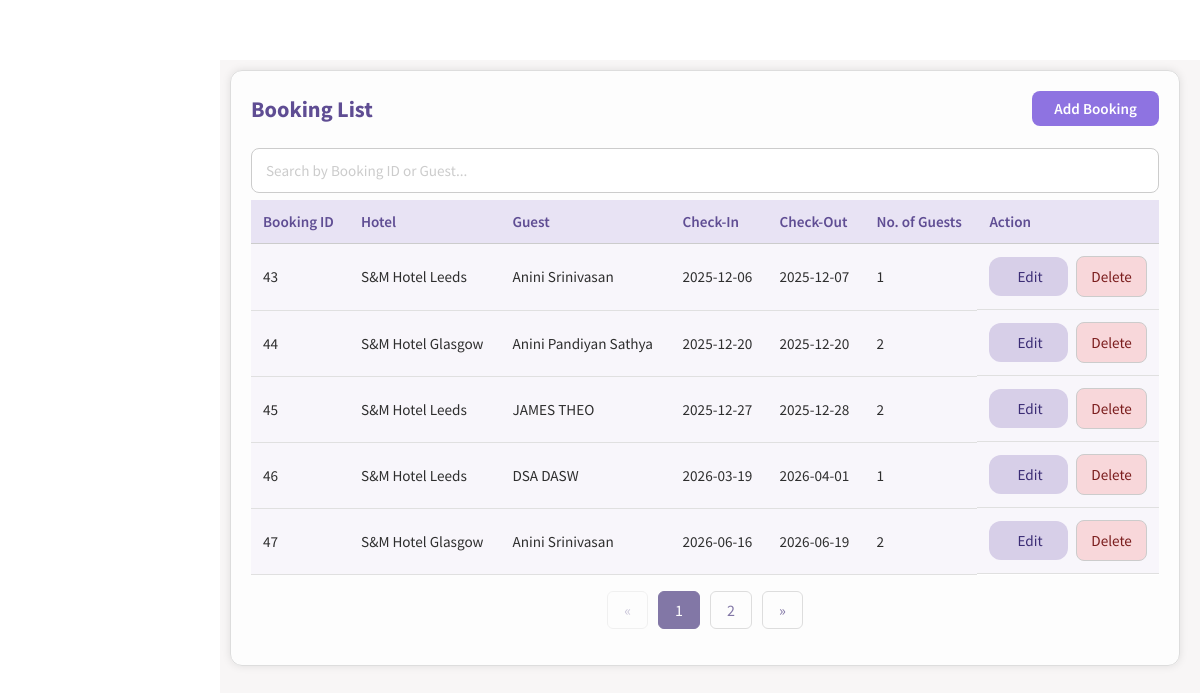
/booking.php (signed in), run on the app's committed database.
### tables this page shows
CREATE TABLE BOOKING(
BOOKING_ID INTEGER NOT NULL PRIMARY KEY AUTOINCREMENT,
NO_OF_GUEST INTEGER NOT NULL,
DATE_IN DATE NOT NULL,
DATE_OUT DATE NOT NULL,
TIMESTAMP DATETIME NOT NULL NOT NULL DEFAULT (CURRENT_TIMESTAMP),
GUEST_ID INTEGER NOT NULL,
ROOM_ID INTEGER NOT NULL,
FOREIGN KEY (GUEST_ID) REFERENCES GUEST(GUEST_ID) ON DELETE CASCADE ON UPDATE CASCADE
FOREIGN KEY (ROOM_ID) REFERENCES ROOM(ROOM_ID) ON DELETE CASCADE ON UPDATE CASCADE
);

CREATE TABLE HOTEL(
HOTEL_ID INTEGER NOT NULL PRIMARY KEY AUTOINCREMENT,
HOTEL_NAME TEXT NOT NULL,
HOTEL_ADDRESS TEXT NOT NULL,
CITY TEXT NOT NULL,
POSTCODE TEXT NOT NULL,
HOTEL_TELNO TEXT NOT NULL UNIQUE,
HOTEL_EMAIL TEXT NOT NULL UNIQUE
);

CREATE TABLE GUEST(
GUEST_ID INTEGER NOT NULL PRIMARY KEY AUTOINCREMENT,
F_NAME TEXT NOT NULL,
M_NAME TEXT,
L_NAME TEXT NOT NULL,
GUEST_ADDRESS TEXT NOT NULL,
CITY TEXT NOT NULL,
POSTCODE TEXT NOT NULL,
GUEST_EMAIL TEXT NOT NULL UNIQUE,
GUEST_PHNO TEXT NOT NULL UNIQUE
);

### functions.php (the view, shortened to what this page needs)
<?php
function createDB()
{
    $db = new SQLite3('hotelSQL.db');
    $db->exec("PRAGMA foreign_keys = ON");
    return $db;
}
function BookingList($editingId = null, $limit = null, $offset = null)
{
    $db = createDB();
    $select_query = "SELECT * FROM BOOKING b INNER JOIN GUEST g ON (b.GUEST_ID = g.GUEST_ID)
    INNER JOIN ROOM r ON (b.ROOM_ID = r.ROOM_ID) INNER JOIN HOTEL h ON (r.HOTEL_ID = h.HOTEL_ID) ";
    $select_query .= " ORDER BY BOOKING_ID ASC";
    $select_query = applyPagination($select_query, $limit, $offset);
    $result = $db->query($select_query);
    while ($row = $result->fetchArray(SQLITE3_ASSOC)) {
        if ($editingId == $row['BOOKING_ID']) {
            echo "<form method='post'><tr>";
            echo "<td>" . $row['BOOKING_ID'] . "</td>";
            echo "<input type='hidden' name='booking-id' value='" . $row['BOOKING_ID'] . "'>";
            echo "<td>";
            RoomDropdown('room-id', $row['ROOM_ID']);
            echo "</td>";
            echo "<td>";
            GuestDropdown('guest-id', $row['GUEST_ID']);
            echo "</td>";
            echo "<td>
                    <input type='date' name='date-in'
                           value='" . htmlspecialchars($row['DATE_IN']) . "'  min='" . date('Y-m-d') . "' required>
                  </td>";
            echo "<td>
                    <input type='date' name='date-out'
                           value='" . htmlspecialchars($row['DATE_OUT']) . "' min='" . date('Y-m-d') . "'required>
                  </td>";
            echo "<td>
                    <input type='number' name='num-guest'
                           value='" . htmlspecialchars($row['NO_OF_GUEST']) . "' required>
                  </td>";
            echo "<td>
                    <input type='submit' class='submit-btn' name='save' value='Save'>
                    <input type='submit' class='delete-button-in-list' name='cancel' value='Cancel'>
                  </td>";
            echo "</tr></form>";
        } else {
            echo "<form method='post'><tr>";
            echo "<td>" . $row['BOOKING_ID'] . "</td>";
            echo "<td>" . $row['HOTEL_NAME'] . "</td>";
            echo "<td>" . $row['F_NAME'] . " " . $row['L_NAME'] . "</td>";
            echo "<td>" . $row['DATE_IN'] . "</td>";
            echo "<td>" . $row['DATE_OUT'] . "</td>";
            echo "<td>" . $row['NO_OF_GUEST'] . "</td>";
            echo "<td>
                    <input type='hidden' name='booking-id' value='" . $row['BOOKING_ID'] . "'>
                    <input type='submit' class='edit-button-in-list' name='edit' value='Edit'>
                    <input type='button' class='delete-button-in-list' name='delete' value='Delete'>
                  </td>";
            echo "</tr></form>";
        }
    }
}
function applyPagination($sql, $limit, $offset)
{
    if ($limit !== null && $offset !== null) {
        $limit = (int) $limit;
        $offset = (int) $offset;
        $sql .= " LIMIT $limit OFFSET $offset";
    }
    return $sql;
}
?>

### style.css (style rules this page uses)
html, body { margin: 0; padding: 0; box-sizing: border-box; }
*, *::before, *::after { box-sizing: inherit; }
* { font-family: "Source Sans Pro", Helvetica, sans-serif; }
input::placeholder { color: #ccc; }
.base-table td { padding: 12px; border-bottom: 1px solid #e0e0e0; }
.base-table td:last-child { display: flex; justify-content: flex-start; align-items: center; gap: 8px; }
.base-table tr:nth-child(even) { background-color: #f8f6fb; }
.add-container input { padding: 10px; border: 1px solid #ccc; border-radius: 8px; font-size: 0.95rem; background-color: #fff; transition: border-color 0.3s, box-shadow 0.3s; }
.add-container td input[type="submit"] { padding: 10px 28px; border: none; border-radius: 12px; font-size: 0.95rem; font-weight: 500; cursor: pointer; }
.add-container .edit-button-in-list { background-color: #d7cfe8; color: #3b2d75; }
.add-container .delete-button-in-list { background-color: #f8d7da; color: #7a1c1c; }
.base-form input, .add-container input, .add-container select, .base-form select { width: 50%; max-width: 100%; }
.edit-button-in-list, .delete-button-in-list { cursor: pointer; }

### data on the page
booking: BOOKING_ID "43", hotel.HOTEL_NAME "S&M Hotel Leeds", GUEST_ID.F_NAME "Anini", GUEST_ID.L_NAME "Srinivasan", DATE_IN "2025-12-06", DATE_OUT "2025-12-07", NO_OF_GUEST "1"
booking: BOOKING_ID "44", hotel.HOTEL_NAME "S&M Hotel Glasgow", GUEST_ID.F_NAME "Anini", GUEST_ID.L_NAME "Pandiyan Sathya", DATE_IN "2025-12-20", DATE_OUT "2025-12-20", NO_OF_GUEST "2"
booking: BOOKING_ID "45", hotel.HOTEL_NAME "S&M Hotel Leeds", GUEST_ID.F_NAME "JAMES", GUEST_ID.L_NAME "THEO", DATE_IN "2025-12-27", DATE_OUT "2025-12-28", NO_OF_GUEST "2"
booking: BOOKING_ID "46", hotel.HOTEL_NAME "S&M Hotel Leeds", GUEST_ID.F_NAME "DSA", GUEST_ID.L_NAME "DASW", DATE_IN "2026-03-19", DATE_OUT "2026-04-01", NO_OF_GUEST "1"
booking: BOOKING_ID "47", hotel.HOTEL_NAME "S&M Hotel Glasgow", GUEST_ID.F_NAME "Anini", GUEST_ID.L_NAME "Srinivasan", DATE_IN "2026-06-16", DATE_OUT "2026-06-19", NO_OF_GUEST "2"
